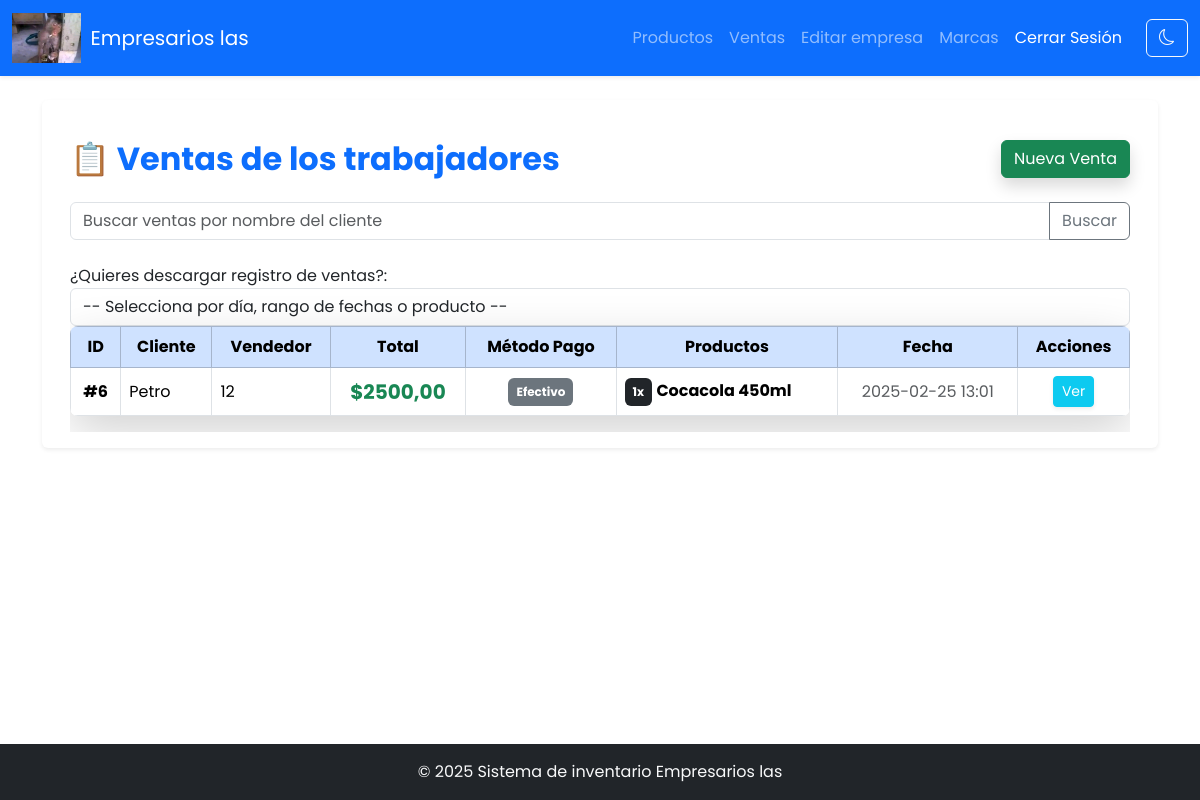
Page /ventas/ (signed in) on the committed database.
### administracion/models.py (models this page shows, shortened)
class EmpresaNombre(models.Model):
    nombre = models.CharField(max_length=25,blank=True, null=True, default="Tu empresa")
    nit = models.IntegerField( null=True,blank=True,default='123456789')
    correo = models.EmailField(max_length=50,blank=True, null=True)
    logo = models.ImageField(upload_to='empresa/', blank=True, null=True)

class Producto(models.Model):
    nombre = models.CharField(max_length=100)
    descripcion = models.TextField(blank=True, null=True)
    precio = models.DecimalField(max_digits=10, decimal_places=2)
    cantidad = models.PositiveIntegerField()
    imagen = models.ImageField(upload_to='productos/', blank=True, null=True)
    categoria = models.ForeignKey(Categoria, on_delete=models.CASCADE, related_name='categoria')
    fecha_creacion = models.DateTimeField(auto_now_add=True)
    fecha_actualizacion = models.DateTimeField(auto_now=True)
    creado_por = models.ForeignKey(User, on_delete=models.SET_NULL, null=True, blank=True, related_name='productos_creados')
    actualizado_por = models.ForeignKey(User, on_delete=models.SET_NULL, null=True, blank=True, related_name='productos_actualizados')

### trabajadores/models.py (models this page shows, shortened)
class Venta(models.Model):
    METODO_PAGO_CHOICES = [
        ('efectivo', 'Efectivo'),
        ('tarjeta', 'Tarjeta'),
        ('transferencia', 'Transferencia'),
    ]
    cliente = models.CharField(max_length=100)
    vendedor = models.ForeignKey(User, on_delete=models.CASCADE)
    productos = models.ManyToManyField(Producto, through='VentaProducto')
    metodo_pago = models.CharField(
        max_length=20,
        choices=METODO_PAGO_CHOICES,
        default='efectivo'
    )
    total = models.DecimalField(max_digits=10, decimal_places=2, default=0)
    fecha_creacion = models.DateTimeField(auto_now_add=True)
    fecha_actualizacion = models.DateTimeField(auto_now=True)
    creado_por = models.ForeignKey(
        User, on_delete=models.SET_NULL, null=True, blank=True, related_name='ventas_creadas'
    )
    actualizado_por = models.ForeignKey(
        User, on_delete=models.SET_NULL, null=True, blank=True, related_name='ventas_actualizadas'
    )

class VentaProducto(models.Model):
    venta = models.ForeignKey(Venta, on_delete=models.CASCADE, related_name='ventaproducto_set')
    producto = models.ForeignKey(Producto, on_delete=models.CASCADE)
    cantidad = models.PositiveIntegerField(default=1)
    precio = models.DecimalField(max_digits=10, decimal_places=2)
    subtotal = models.DecimalField(max_digits=10, decimal_places=2, editable=False)

### trabajadores/views.py (the view, shortened to what this page needs)
# urls.py: path('', VentaListView.as_view(), name='venta_list'),
class VentaListView(LoginRequiredMixin, ListView):
    model = Venta
    template_name = 'trabajadores/venta_lista.html'
    context_object_name = 'ventas'
    paginate_by = 5
    ordering = ['-fecha_creacion']
    def get_queryset(self):
        user = self.request.user
        queryset = Venta.objects.all() if user.is_superuser else Venta.objects.filter(vendedor=user)
        query = self.request.GET.get('q')
        return queryset.order_by('-fecha_creacion')
    def get_context_data(self, **kwargs):
        context = super().get_context_data(**kwargs)
        context['ventas_productos'] = {
            venta.id: list(venta.ventaproducto_set.all()) for venta in context['ventas']
        }
        context['similar_terms'] = getattr(self, 'similar_terms', [])
        context['vendedores'] = User.objects.filter(id__in=Venta.objects.values_list('vendedor', flat=True).distinct())
        context['productos'] = Producto.objects.all()
        return context

### core/context_processors.py (called while the page is built)
def empresa(request):
    empresa = EmpresaNombre.objects.first()
    return {'empresa': empresa}

### trabajadores/templates/trabajadores/venta_lista.html (shortened to what this page needs)
{% extends "core/base.html" %}
{% block content %}
<div class="container mt-4">
    <div class="d-flex flex-wrap justify-content-between align-items-center mb-4">
        {% if request.user.is_staff %}
        <h2 class="fw-bold text-primary mb-2 mb-md-0">📋 Ventas de los trabajadores</h2>
        {% else %}
        <h2 class="fw-bold text-primary mb-2 mb-md-0">📋 Ventas de {{request.user}}</h2>
        {% endif %}
        <a href="{% url 'venta_create' %}" class="btn btn-success shadow">
             Nueva Venta
        </a>
    </div>
    <div class="table-responsive">
        <form method="get" action="{% url 'venta_list' %}" class="mb-4">
            <div class="input-group">
                <input type="text" name="q" class="form-control" placeholder="Buscar ventas por nombre del cliente" value="{{ request.GET.q }}">
                <button class="btn btn-outline-secondary" type="submit">Buscar</button>
            </div>
        </form>
        {%include "trabajadores/from_pdf.html"%}
        <table class="table table-hover table-bordered align-middle shadow-lg rounded-3 overflow-hidden">
            <thead class="table-primary text-center">
                <tr>
                    <th class="d-none d-md-table-cell">ID</th>
                    <th>Cliente</th>
                    <th class="d-none d-sm-table-cell">Vendedor</th>
                    <th>Total</th>
                    <th class="d-none d-sm-table-cell">Método Pago</th>
                    <th class="d-none d-lg-table-cell">Productos</th>
                    <th class="d-none d-md-table-cell">Fecha</th>
                    <th>Acciones</th>
                </tr>
            </thead>
            <tbody>
                {% for venta in ventas %}
                <tr>
                    <td class="text-center fw-bold d-none d-md-table-cell">#{{ venta.id }}</td>
                    <td class="text-truncate" style="max-width: 150px;">{{ venta.cliente }}</td>
                    <td class="d-none d-sm-table-cell">{{ venta.vendedor.username }}</td>
                    <td class="text-center fw-bold text-success fs-5">${{ venta.total }}</td>
                    <td class="text-center d-none d-sm-table-cell">
                        <span class="badge bg-secondary p-2 ">
                            {{ venta.get_metodo_pago_display }}
                        </span>
                    </td>
                    <td class="d-none d-lg-table-cell">
                        <ul class="list-unstyled mb-0">
                            {% for venta_id, productos in ventas_productos.items %}
                                {% if venta_id == venta.id %}
                                    {% for item in productos %}
                                        <li>
                                            <span class="badge bg-dark p-2">{{ item.cantidad }}x</span>
                                            <span class="fw-semibold">{{ item.producto.nombre }}</span>
                                        </li>
                                    {% endfor %}
                                {% endif %}
                            {% endfor %}
                        </ul>
                    </td>
                    <td class="text-center text-muted d-none d-md-table-cell">{{ venta.fecha_creacion|date:"Y-m-d H:i" }}</td>
                    <td class="text-center">
                        <a href="{% url 'venta_detail' venta.id %}" class="btn btn-sm btn-info text-white shadow-sm">
                             Ver
                        </a>
                    </td>
                </tr>
                {% endfor %}
            </tbody>
        </table>
    </div>
</div>
{% endblock %}

### core/templates/core/base.html (shortened to what this page needs)
{% load static %}
<!DOCTYPE html>
<html lang="es">
<head>
    <link href="{% static 'core/css/bootstrap.min.css' %}" rel="stylesheet">
    <link rel="stylesheet" href="https://cdn.jsdelivr.net/npm/bootstrap-icons/font/bootstrap-icons.css">
    <link href="{% static 'core/css/types.css' %}" rel="stylesheet">
    <link href="https://cdn.jsdelivr.net/npm/select2@4.1.0/dist/css/select2.min.css" rel="stylesheet" />
</head>
<body class="d-flex flex-column min-vh-100">
    <nav class="navbar navbar-expand-lg navbar-dark bg-primary shadow-sm">
        <div class="container-fluid">
            <a class="navbar-brand d-flex align-items-center" href="{% url 'lista_productos' %}">
                    {% if empresa.logo %}
                        <img src="{{ empresa.logo.url }}" alt="{{ empresa.nombre }}" style="height: 50px; margin-right: 10px;">
                    {% endif %}
                {% if empresa.nombre %}{{ empresa.nombre }}{% else %}Nombre de la empresa {% endif %}
            </a>
            <div class="collapse navbar-collapse justify-content-end" id="navbarNav">
                <ul class="navbar-nav">
                    <li class="nav-item">
                        <a class="nav-link" href="{% url 'lista_productos' %}">Productos</a>
                    </li>
                    <li class="nav-item">
                        <a class="nav-link" href="{% url 'venta_list' %}">Ventas</a>
                    </li>
                    {% if request.user.is_staff %}
                    <li class="nav-item">
                        <a class="nav-link" href="{% url 'empresa_editar' %}">Editar empresa</a>
                    </li>
                    <li class="nav-item">
                        <a class="nav-link" href="{% url 'lista_marcas' %}">Marcas</a>
                    </li>
                    {% endif %}
                    {% if not request.user.is_authenticated %}
                    <li class="nav-item">
                        <a class="nav-link text-white" href="{% url 'iniciar_sesion' %}">Login</a>
                    </li>
                    {% else %}
                    <li class="nav-item">
                        <a class="nav-link text-white" href="{% url 'cerrar_sesion' %}" onclick="return confirmLogout('{{ request.user.username }}')">
                            Cerrar Sesión
                        </a>
                    </li>
                    {% endif %}
                </ul>
                <button id="themeToggle" class="btn btn-outline-light ms-3">
                </button>
            </div>
        </div>
    </nav>
    <main class="container my-4 flex-grow-1">
        <div class="card shadow-sm border-0">
            <div class="card-body">
                {% block content %}
                {% endblock %}
            </div>
        </div>
    </main>
    <footer class="bg-dark text-light py-3 mt-auto">
        <div class="container text-center">
            {% if empresa.nombre %}
            <p class="mb-0">&copy; 2025 Sistema de inventario {{ empresa.nombre }}</p>
             {% else %}
            <a class="navbar-brand fw-bold" href="{% url 'lista_productos' %}">Nombre de la empresa</a>
            {% endif %}
        </div>
    </footer>
</body>
</html>

### core/templates/core/base.html (style rules this page uses)
body { font-family: 'Poppins', sans-serif; }

### rows in the picture
EmpresaNombre: logo (picture), nombre "Empresarios las"
Venta: id "6", cliente "Petro", vendedor.username "12", total "2500,00", metodo_pago "Efectivo", fecha_creacion "2025-02-25 13:01"
VentaProducto: cantidad "1", producto.nombre "Cocacola 450ml"
